Frame 1 (no input): blank canvas, image omitted
Frame 60 (no input): blank canvas, image omitted
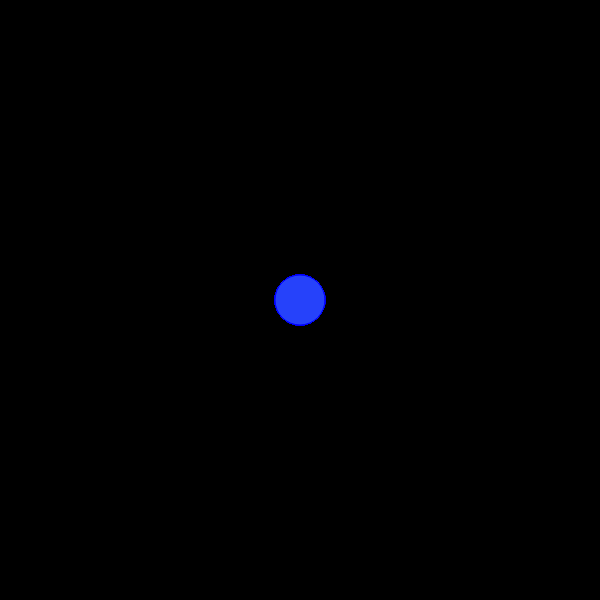
Frame 120 (the mouse pressed at the canvas centre since frame 60)

The p5.js sketch whose frames 1 and 60 were blank and that drew this single picture after the mouse press (run headless with seeded random() and noise() and a simulated clock; from frame 60 on, the mouse is pressed at the canvas centre):

// p5.js sketch
// ── sketch.js
function setup() {
    createCanvas(600, 600);
    background(0);
  }
  
  function draw() {
    stroke("blue");
    fill(random(255),random(255),random(255));
    
    if (mouseIsPressed){
      circle (mouseX, mouseY, 50);
    }
  }
